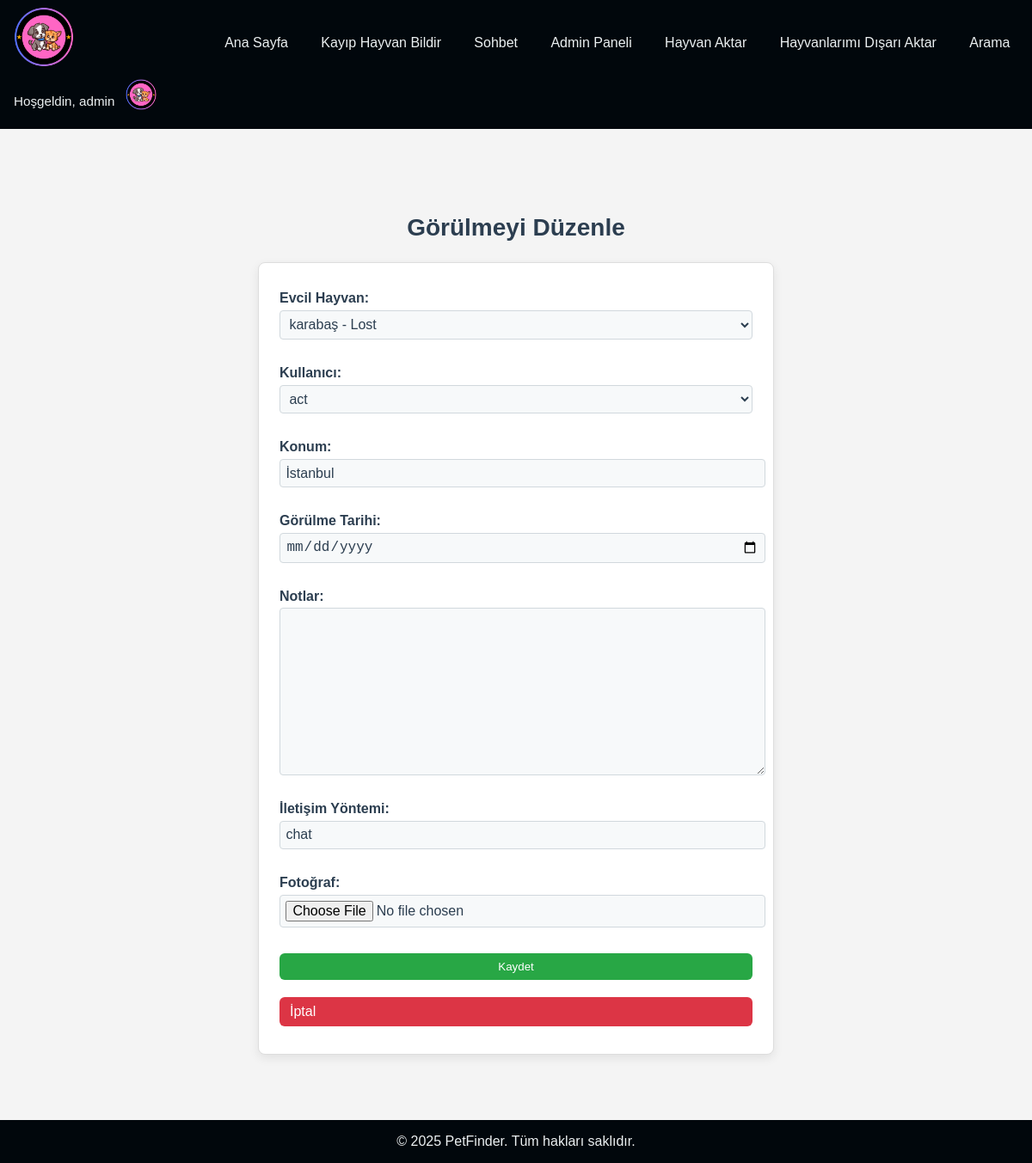
/mainpage/admin/sightings/edit/1/ (signed in), run on the app's committed database.
### accounts/models.py (models this page shows, shortened)
class UserProfile(models.Model):
    user = models.OneToOneField(User, on_delete=models.CASCADE, related_name='profile')
    profile_picture = models.ImageField(upload_to='profile_pics/', blank=True)
    contact_number = models.CharField(max_length=20, blank=True)

### mainpage/models.py (models this page shows, shortened)
class PetSighting(models.Model):
    pet = models.ForeignKey(Pet, on_delete=models.CASCADE, related_name='sightings')
    user = models.ForeignKey(User, on_delete=models.SET_NULL, null=True, blank=True)
    location = models.CharField(max_length=255)
    date_seen = models.DateField()
    notes = models.TextField(blank=True)
    created_at = models.DateTimeField(auto_now_add=True)
    contact_method = models.CharField(max_length=255, blank=True)
    photo = models.ImageField(upload_to='sightings/', blank=True, null=True)

### mainpage/views.py (the view)
# urls.py: path('admin/sightings/edit/<int:pk>/', views.admin_sighting_edit, name='admin_sighting_edit'),
@staff_member_required
def admin_sighting_edit(request, pk):
    sighting = get_object_or_404(PetSighting, pk=pk)
    if request.method == 'POST':
        form = AdminPetSightingForm(request.POST, request.FILES, instance=sighting)
        if form.is_valid():
            form.save()
            return redirect('mainpage:admin_sighting_management')
    else:
        form = AdminPetSightingForm(instance=sighting)
    return render(request, 'admin/sighting_edit.html', {'form': form, 'sighting': sighting})

### mainpage/forms.py
class AdminPetSightingForm(forms.ModelForm):
    class Meta:
        model = PetSighting
        fields = '__all__'
        labels = {
            'pet': 'Evcil Hayvan',
            'user': 'Kullanıcı',
            'location': 'Konum',
            'date_seen': 'Görülme Tarihi',
            'notes': 'Notlar',
            'contact_method': 'İletişim Yöntemi',
            'photo': 'Fotoğraf',
            'created_at': 'Oluşturma Zamanı',
        }
        widgets = {
            'date_seen': forms.DateInput(attrs={'type': 'date'}),
            'created_at': forms.DateTimeInput(attrs={'type': 'datetime-local'}),
        }

### mainpage/context_processors.py (called while the page is built)
def user_profile(request):
    if request.user.is_authenticated:
        try:
            profile = UserProfile.objects.get(user=request.user)
        except UserProfile.DoesNotExist:
            profile = None
    else:
        profile = None
    return {'user_profile': profile}

### mainpage/models.py (called while the page is built)
    def __str__(self):
        return f"{self.name} - {self.status}"

### mainpage/templates/admin/sighting_edit.html (shortened to what this page needs)
{% extends 'mainpage/base.html' %}
{% load static %}
{% block extra_css %}
  <link rel="stylesheet" href="{% static 'mainpage/pet_form.css' %}">
{% endblock %}
{% block content %}
<div class="form-wrapper"
    <main>
        <section>
            <h1>Görülmeyi Düzenle</h1>
            <form class="pet-form" method="post" enctype="multipart/form-data">
                {% for field in form %}
                    <div class="form-group">
                        {{ field.label_tag }} {{ field }}
                    </div>
                {% endfor %}
                <button type="submit" class="bt green">Kaydet</button>
                <a href="{% url 'mainpage:admin_sighting_management' %}" class="bt red">İptal</a>
            </form>
        </section>
</div>
{% endblock %}

### mainpage/templates/mainpage/base.html (shortened to what this page needs)
{% load static %}
<!DOCTYPE html>
<html lang="en">
<head>
    <link rel="stylesheet" href="{% static 'mainpage/style.css' %}">
     {% block extra_css %}{% endblock %}
    <link href="https://cdn.jsdelivr.net/npm/select2@4.1.0-rc.0/dist/css/select2.min.css" rel="stylesheet" />
</head>
<body>
<nav class="navbar">
    <div class="navbar__logo">
      <a href="{% url 'mainpage:pet_list' %}">
        <img src="{% static 'mainpage/logo.png' %}" alt="PetFinder Logo">
      </a>
    </div>
    <div class="navbar__links">
      <a href="{% url 'mainpage:pet_list' %}">Ana Sayfa</a>
      <a href="{% url 'mainpage:pet_report' %}">Kayıp Hayvan Bildir</a>
      <a href="{% url 'mainpage:chat_list' %}">Sohbet</a>
      {% if user.is_staff %}
        <a href="{% url 'mainpage:admin_views' %}">Admin Paneli</a>
      {% endif %}
      <a href="{% url 'mainpage:import_pets' %}">Hayvan Aktar</a>
      <a href="{% url 'mainpage:export_pets' %}">Hayvanlarımı Dışarı Aktar</a>
      <a href="{% url 'mainpage:pet_search' %}">Arama</a>
    </div>
    <div class="navbar__user">
      {% if user.is_authenticated %}
        <span class="navbar__greeting">Hoşgeldin, {{ user.username }}</span>
        <div class="profile-dropdown">
          <div class="profile-toggle">
            {% if user_profile.profile_picture %}
              <img
                class="navbar__avatar"
                src="{{ user_profile.profile_picture.url }}"
                alt="Profil Resmi"
              >
            {% else %}
              <img
                class="navbar__avatar"
                src="{% static 'mainpage/default_profile.jpg' %}"
                alt="Profil Resmi"
              >
            {% endif %}
          </div>
        </div>
      {% else %}
      <div class="navbar__links">
        <a href="{% url 'accounts:login' %}">Giriş</a>
        <a href="{% url 'accounts:register' %}">Kayıt Ol</a>
      </div>
      {% endif %}
    </div>
  </nav>
   <div class="content">
    {% block content %}{% endblock %}
  </div>
  <footer class="footer">
    <div class="copyright">
      © 2025 PetFinder. Tüm hakları saklıdır.
    </div>
  </footer>
</body>
</html>

### mainpage/static/mainpage/style.css (style rules this page uses)
html, body { margin: 0; padding: 0; height: 100%; }
body { font-family: Arial, sans-serif; margin: 0; padding: 0; background-color: #f4f4f4; display: flex; flex-direction: column; }
.navbar { display: flex; justify-content: space-between; align-items: center; background-color: #01070c; padding: 0.5rem 1rem; flex-wrap: wrap; }
.navbar__logo img { height: 70px; }
.navbar__links { display: flex; gap: 1.2rem; }
.navbar__links a { color: #ecf0f1; text-decoration: none; font-weight: 500; padding: 0.4rem 0.6rem; border-radius: 4px; transition: background 0.2s; }
.navbar__user { display: flex; align-items: center; gap: 0.8rem; }
.navbar__greeting { color: #ecf0f1; font-size: 0.95rem; }
.navbar__avatar { width: 36px; height: 36px; border-radius: 50%; cursor: pointer; }
.profile-dropdown { position: relative; }
.content { flex: 1; padding: 20px; }
h1, h2, h3 { color: #222; }
form { background-color: #fff; padding: 20px; border: 1px solid #ddd; }
img { max-width: 300px; margin-bottom: 10px; }
input, select, textarea { display: block; width: 100%; margin-bottom: 10px; padding: 5px; border: 1px solid #ccd6dd; border-radius: 4px; background: #f7f9fa; transition: border-color 0.2s; }
button, .bt { background-color: #333; color: #fff; padding: 8px 12px; border: none; border-radius: 6px; cursor: pointer; text-decoration: none; display: inline-block; transition: background 0.2s; }
.bt.green, .green { background-color: #28a745; }
.bt.red, .red { background-color: #dc3545; }
.footer { background: #01070c; color: #ecf0f1; text-align: center; padding: 1rem 0; }

### mainpage/static/mainpage/pet_form.css (style rules this page uses)
:root { --clr-bg-page: #f5f7fa; --clr-bg-card: #ffffff; --clr-primary: #3498db; --clr-primary-d: #217dbb; --clr-success: #2ecc71; --clr-success-d: #27ae60; --clr-danger: #e74c3c; --clr-danger-d: #c0392b; --clr-text: #2c3e50; --clr-muted: #7f8c8d; --shadow: 0 4px 12px rgba(0,0,0,0.08); }
.form-wrapper { max-width: 600px; margin: 2.5rem auto; padding: 1rem; }
.form-wrapper h2, .form-wrapper h1 { text-align: center; color: var(--clr-text); font-size: 1.75rem; margin-bottom: 1.5rem; }
.pet-form { background: var(--clr-bg-card); border-radius: 8px; box-shadow: var(--shadow); padding: 2rem 1.5rem; display: flex; flex-direction: column; gap: 1.25rem; }
.pet-form .form-group label { display: block; margin-bottom: 0.3rem; font-weight: 600; color: var(--clr-text); }
.pet-form .form-group input, .pet-form .form-group select, .pet-form .form-group textarea { width: 100%; padding: 0.4rem; border: 1px solid #d1d8dd; border-radius: 4px; background: #f7f9fa; font-size: 1rem; color: var(--clr-text); transition: border-color 0.2s; }

### data on the page
UserProfile: profile_picture (picture)
PetSighting: form "karabaş - Lost" "act" "İstanbul" "chat"

### other printed values
{{ user.username }} "admin"
{{ field.label_tag }} "Evcil Hayvan:" "Kullanıcı:" "Konum:" "Görülme Tarihi:" "Notlar:" "İletişim Yöntemi:" "Fotoğraf:"
